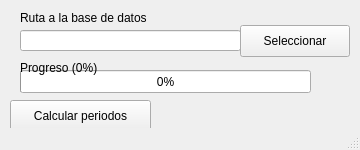
<?xml version="1.0" encoding="UTF-8"?>
<ui version="4.0">
 <class>MainWindow</class>
 <widget class="QMainWindow" name="MainWindow">
  <property name="geometry">
   <rect>
    <x>0</x>
    <y>0</y>
    <width>360</width>
    <height>150</height>
   </rect>
  </property>
  <property name="sizePolicy">
   <sizepolicy hsizetype="Preferred" vsizetype="Preferred">
    <horstretch>0</horstretch>
    <verstretch>0</verstretch>
   </sizepolicy>
  </property>
  <property name="minimumSize">
   <size>
    <width>360</width>
    <height>150</height>
   </size>
  </property>
  <property name="maximumSize">
   <size>
    <width>360</width>
    <height>150</height>
   </size>
  </property>
  <property name="windowTitle">
   <string>Simulación</string>
  </property>
  <property name="tabShape">
   <enum>QTabWidget::Rounded</enum>
  </property>
  <widget class="QWidget" name="centralwidget">
   <widget class="QLabel" name="label">
    <property name="geometry">
     <rect>
      <x>20</x>
      <y>10</y>
      <width>321</width>
      <height>16</height>
     </rect>
    </property>
    <property name="text">
     <string>Ruta a la base de datos</string>
    </property>
   </widget>
   <widget class="QLineEdit" name="file_path_line_edit">
    <property name="geometry">
     <rect>
      <x>20</x>
      <y>30</y>
      <width>221</width>
      <height>21</height>
     </rect>
    </property>
    <property name="readOnly">
     <bool>true</bool>
    </property>
   </widget>
   <widget class="QPushButton" name="file_path_push_button">
    <property name="geometry">
     <rect>
      <x>240</x>
      <y>25</y>
      <width>110</width>
      <height>32</height>
     </rect>
    </property>
    <property name="text">
     <string>Seleccionar</string>
    </property>
   </widget>
   <widget class="QPushButton" name="calculate_push_button">
    <property name="geometry">
     <rect>
      <x>10</x>
      <y>100</y>
      <width>141</width>
      <height>32</height>
     </rect>
    </property>
    <property name="text">
     <string>Calcular periodos</string>
    </property>
   </widget>
   <widget class="QProgressBar" name="progress_bar">
    <property name="geometry">
     <rect>
      <x>20</x>
      <y>70</y>
      <width>291</width>
      <height>23</height>
     </rect>
    </property>
    <property name="value">
     <number>0</number>
    </property>
   </widget>
   <widget class="QLabel" name="progress_bar_label">
    <property name="geometry">
     <rect>
      <x>20</x>
      <y>60</y>
      <width>291</width>
      <height>16</height>
     </rect>
    </property>
    <property name="text">
     <string>Progreso (0%)</string>
    </property>
   </widget>
  </widget>
  <widget class="QStatusBar" name="statusbar">
   <property name="enabled">
    <bool>false</bool>
   </property>
  </widget>
 </widget>
 <resources/>
 <connections/>
</ui>
